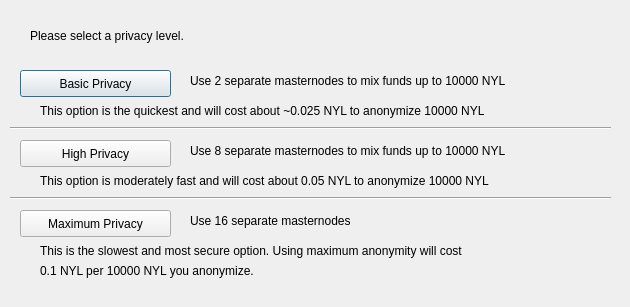
<?xml version="1.0" encoding="UTF-8"?>
<ui version="4.0">
 <class>ObfuscationConfig</class>
 <widget class="QDialog" name="ObfuscationConfig">
  <property name="geometry">
   <rect>
    <x>0</x>
    <y>0</y>
    <width>630</width>
    <height>307</height>
   </rect>
  </property>
  <property name="windowTitle">
   <string>Configure Obfuscation</string>
  </property>
  <widget class="QPushButton" name="buttonBasic">
   <property name="geometry">
    <rect>
     <x>20</x>
     <y>70</y>
     <width>151</width>
     <height>27</height>
    </rect>
   </property>
   <property name="text">
    <string>Basic Privacy</string>
   </property>
  </widget>
  <widget class="QPushButton" name="buttonHigh">
   <property name="geometry">
    <rect>
     <x>20</x>
     <y>140</y>
     <width>151</width>
     <height>27</height>
    </rect>
   </property>
   <property name="text">
    <string>High Privacy</string>
   </property>
  </widget>
  <widget class="QPushButton" name="buttonMax">
   <property name="geometry">
    <rect>
     <x>20</x>
     <y>210</y>
     <width>151</width>
     <height>27</height>
    </rect>
   </property>
   <property name="text">
    <string>Maximum Privacy</string>
   </property>
  </widget>
  <widget class="QLabel" name="label">
   <property name="geometry">
    <rect>
     <x>30</x>
     <y>20</y>
     <width>571</width>
     <height>31</height>
    </rect>
   </property>
   <property name="text">
    <string>Please select a privacy level.</string>
   </property>
  </widget>
  <widget class="QLabel" name="label_2">
   <property name="geometry">
    <rect>
     <x>190</x>
     <y>70</y>
     <width>421</width>
     <height>21</height>
    </rect>
   </property>
   <property name="text">
    <string>Use 2 separate masternodes to mix funds up to 10000 NYL</string>
   </property>
  </widget>
  <widget class="QLabel" name="label_3">
   <property name="geometry">
    <rect>
     <x>190</x>
     <y>140</y>
     <width>411</width>
     <height>21</height>
    </rect>
   </property>
   <property name="text">
    <string>Use 8 separate masternodes to mix funds up to 10000 NYL</string>
   </property>
  </widget>
  <widget class="QLabel" name="label_4">
   <property name="geometry">
    <rect>
     <x>190</x>
     <y>210</y>
     <width>421</width>
     <height>21</height>
    </rect>
   </property>
   <property name="text">
    <string>Use 16 separate masternodes</string>
   </property>
  </widget>
  <widget class="QLabel" name="label_6">
   <property name="geometry">
    <rect>
     <x>40</x>
     <y>100</y>
     <width>561</width>
     <height>21</height>
    </rect>
   </property>
   <property name="text">
    <string>This option is the quickest and will cost about ~0.025 NYL to anonymize 10000 NYL</string>
   </property>
  </widget>
  <widget class="QLabel" name="label_7">
   <property name="geometry">
    <rect>
     <x>40</x>
     <y>170</y>
     <width>561</width>
     <height>21</height>
    </rect>
   </property>
   <property name="text">
    <string>This option is moderately fast and will cost about 0.05 NYL to anonymize 10000 NYL</string>
   </property>
  </widget>
  <widget class="QLabel" name="label_8">
   <property name="geometry">
    <rect>
     <x>40</x>
     <y>240</y>
     <width>561</width>
     <height>21</height>
    </rect>
   </property>
   <property name="text">
    <string>This is the slowest and most secure option. Using maximum anonymity will cost</string>
   </property>
  </widget>
  <widget class="QLabel" name="label_9">
   <property name="geometry">
    <rect>
     <x>40</x>
     <y>260</y>
     <width>561</width>
     <height>21</height>
    </rect>
   </property>
   <property name="text">
    <string>0.1 NYL per 10000 NYL you anonymize.</string>
   </property>
  </widget>
  <widget class="Line" name="line">
   <property name="geometry">
    <rect>
     <x>10</x>
     <y>120</y>
     <width>601</width>
     <height>16</height>
    </rect>
   </property>
   <property name="orientation">
    <enum>Qt::Horizontal</enum>
   </property>
  </widget>
  <widget class="Line" name="line_2">
   <property name="geometry">
    <rect>
     <x>10</x>
     <y>190</y>
     <width>601</width>
     <height>16</height>
    </rect>
   </property>
   <property name="orientation">
    <enum>Qt::Horizontal</enum>
   </property>
  </widget>
 </widget>
 <resources/>
 <connections/>
</ui>
